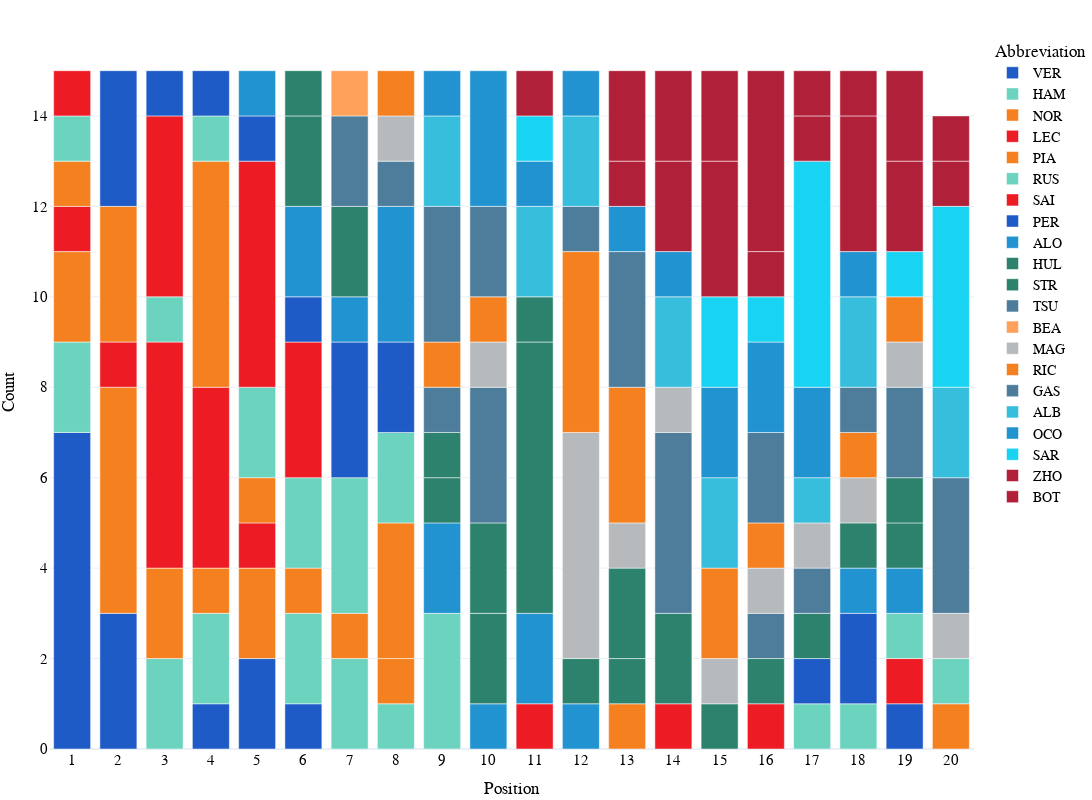

Source (notebook cell):
### Code cell
fig=px.bar(grouped, 
           x="Position", 
           y='Count', 
           color='Abbreviation',
        #    title="Race Position Counts By Driver for the {} F1 Season".format(year),
           height=800, 
           width=1200, 
           template="plotly_white",
           color_discrete_map={
                "ALB": "#64C4FF",
                 "ALO": "#229971",
                 "BOT": "#52e252",
                 "COL": "#37BEDD",
                 "GAS": "#0093cc",
                 "HAM": "#27F4D2",
                 "HUL": "#B6BABD",
                 "LEC": "#E80020",
                 "MAG": "#B6BABD",
                 "NOR": "#FF8000",
                 "OCO": "#0093cc",
                 "PER": "#3671C6",
                 "PIA": "#FF8000",
                 "RIC": "#6692FF",
                 "RUS": "#27F4D2",
                 "SAI": "#E80020",
                 "SAR": "#37BEDD",
                 "STR": "#229971",
                 "TSU": "#6692FF",
                 "VER": "#3671C6",
                 "ZHO": "#52e252"
            },
            )

fig.update_layout(
    hoverlabel=dict(
        bgcolor="white",
        font_size=16,
        font_family="PT Sans Narrow"
    ),
    title_x=0.5,
    yaxis = dict(tickfont = dict(size=15)),
    xaxis = dict(tickfont = dict(size=15),
    tickmode = 'linear',
    tick0 = 1,
    dtick = 1),
    font=dict(
        family="PT Sans Narrow",
        size=14,
        color="Black"
    ),
    title_font_family="PT Sans Narrow",
        margin=dict(l=5, r=5, t=35, b=5)
)
# fig.update_traces(marker={'size': 12})

### Figure 1 — Plotly figure (JSON) as saved in the notebook; plotly's stock layout.template omitted (floating-point values rounded to 4 significant figures)
{"data": [{"alignmentgroup": "True", "hovertemplate": "Abbreviation=VER<br>Position=%{x}<br>Count=%{y}<extra></extra>", "legendgroup": "VER", "marker": {"color": "#1e5bc6", "pattern": {"shape": ""}}, "name": "VER", "offsetgroup": "VER", "orientation": "v", "showlegend": true, "textposition": "auto", "type": "bar", "x": [1, 2, 4, 5, 6, 19], "xaxis": "x", "y": [7, 3, 1, 2, 1, 1], "yaxis": "y"}, {"alignmentgroup": "True", "hovertemplate": "Abbreviation=HAM<br>Position=%{x}<br>Count=%{y}<extra></extra>", "legendgroup": "HAM", "marker": {"color": "#6CD3BF", "pattern": {"shape": ""}}, "name": "HAM", "offsetgroup": "HAM", "orientation": "v", "showlegend": true, "textposition": "auto", "type": "bar", "x": [1, 3, 4, 6, 7, 8, 9, 18], "xaxis": "x", "y": [2, 2, 2, 2, 2, 1, 3, 1], "yaxis": "y"}, {"alignmentgroup": "True", "hovertemplate": "Abbreviation=NOR<br>Position=%{x}<br>Count=%{y}<extra></extra>", "legendgroup": "NOR", "marker": {"color": "#f58020", "pattern": {"shape": ""}}, "name": "NOR", "offsetgroup": "NOR", "orientation": "v", "showlegend": true, "textposition": "auto", "type": "bar", "x": [1, 2, 3, 4, 5, 6, 8, 20], "xaxis": "x", "y": [2, 5, 2, 1, 2, 1, 1, 1], "yaxis": "y"}, {"alignmentgroup": "True", "hovertemplate": "Abbreviation=LEC<br>Position=%{x}<br>Count=%{y}<extra></extra>", "legendgroup": "LEC", "marker": {"color": "#ed1c24", "pattern": {"shape": ""}}, "name": "LEC", "offsetgroup": "LEC", "orientation": "v", "showlegend": true, "textposition": "auto", "type": "bar", "x": [1, 2, 3, 4, 5, 11, 14, 19], "xaxis": "x", "y": [1, 1, 5, 4, 1, 1, 1, 1], "yaxis": "y"}, {"alignmentgroup": "True", "hovertemplate": "Abbreviation=PIA<br>Position=%{x}<br>Count=%{y}<extra></extra>", "legendgroup": "PIA", "marker": {"color": "#F58020", "pattern": {"shape": ""}}, "name": "PIA", "offsetgroup": "PIA", "orientation": "v", "showlegend": true, "textposition": "auto", "type": "bar", "x": [1, 2, 4, 5, 7, 8, 13], "xaxis": "x", "y": [1, 3, 5, 1, 1, 3, 1], "yaxis": "y"}, {"alignmentgroup": "True", "hovertemplate": "Abbreviation=RUS<br>Position=%{x}<br>Count=%{y}<extra></extra>", "legendgroup": "RUS", "marker": {"color": "#6CD3BF", "pattern": {"shape": ""}}, "name": "RUS", "offsetgroup": "RUS", "orientation": "v", "showlegend": true, "textposition": "auto", "type": "bar", "x": [1, 3, 4, 5, 6, 7, 8, 17, 19, 20], "xaxis": "x", "y": [1, 1, 1, 2, 2, 3, 2, 1, 1, 1], "yaxis": "y"}, {"alignmentgroup": "True", "hovertemplate": "Abbreviation=SAI<br>Position=%{x}<br>Count=%{y}<extra></extra>", "legendgroup": "SAI", "marker": {"color": "#ed1c24", "pattern": {"shape": ""}}, "name": "SAI", "offsetgroup": "SAI", "orientation": "v", "showlegend": true, "textposition": "auto", "type": "bar", "x": [1, 3, 5, 6, 16], "xaxis": "x", "y": [1, 4, 5, 3, 1], "yaxis": "y"}, {"alignmentgroup": "True", "hovertemplate": "Abbreviation=PER<br>Position=%{x}<br>Count=%{y}<extra></extra>", "legendgroup": "PER", "marker": {"color": "#1e5bc6", "pattern": {"shape": ""}}, "name": "PER", "offsetgroup": "PER", "orientation": "v", "showlegend": true, "textposition": "auto", "type": "bar", "x": [2, 3, 4, 5, 6, 7, 8, 17, 18], "xaxis": "x", "y": [3, 1, 1, 1, 1, 3, 2, 1, 2], "yaxis": "y"}, {"alignmentgroup": "True", "hovertemplate": "Abbreviation=ALO<br>Position=%{x}<br>Count=%{y}<extra></extra>", "legendgroup": "ALO", "marker": {"color": "#2293d1", "pattern": {"shape": ""}}, "name": "ALO", "offsetgroup": "ALO", "orientation": "v", "showlegend": true, "textposition": "auto", "type": "bar", "x": [5, 6, 7, 8, 9, 10, 11, 12, 18, 19], "xaxis": "x", "y": [1, 2, 1, 3, 2, 1, 2, 1, 1, 1], "yaxis": "y"}, {"alignmentgroup": "True", "hovertemplate": "Abbreviation=HUL<br>Position=%{x}<br>Count=%{y}<extra></extra>", "legendgroup": "HUL", "marker": {"color": "#2d826d", "pattern": {"shape": ""}}, "name": "HUL", "offsetgroup": "HUL", "orientation": "v", "showlegend": true, "textposition": "auto", "type": "bar", "x": [6, 9, 10, 11, 13, 16, 18, 19], "xaxis": "x", "y": [2, 1, 2, 6, 1, 1, 1, 1], "yaxis": "y"}, {"alignmentgroup": "True", "hovertemplate": "Abbreviation=STR<br>Position=%{x}<br>Count=%{y}<extra></extra>", "legendgroup": "STR", "marker": {"color": "#2d826d", "pattern": {"shape": ""}}, "name": "STR", "offsetgroup": "STR", "orientation": "v", "showlegend": true, "textposition": "auto", "type": "bar", "x": [6, 7, 9, 10, 11, 12, 13, 14, 15, 17, 19], "xaxis": "x", "y": [1, 2, 1, 2, 1, 1, 2, 2, 1, 1, 1], "yaxis": "y"}, {"alignmentgroup": "True", "hovertemplate": "Abbreviation=TSU<br>Position=%{x}<br>Count=%{y}<extra></extra>", "legendgroup": "TSU", "marker": {"color": "#4e7c9b", "pattern": {"shape": ""}}, "name": "TSU", "offsetgroup": "TSU", "orientation": "v", "showlegend": true, "textposition": "auto", "type": "bar", "x": [7, 8, 9, 10, 14, 16, 17, 19], "xaxis": "x", "y": [2, 1, 1, 3, 4, 1, 1, 2], "yaxis": "y"}, {"alignmentgroup": "True", "hovertemplate": "Abbreviation=BEA<br>Position=%{x}<br>Count=%{y}<extra></extra>", "legendgroup": "BEA", "marker": {"color": "#FFA15A", "pattern": {"shape": ""}}, "name": "BEA", "offsetgroup": "BEA", "orientation": "v", "showlegend": true, "textposition": "auto", "type": "bar", "x": [7], "xaxis": "x", "y": [1], "yaxis": "y"}, {"alignmentgroup": "True", "hovertemplate": "Abbreviation=MAG<br>Position=%{x}<br>Count=%{y}<extra></extra>", "legendgroup": "MAG", "marker": {"color": "#b6babd", "pattern": {"shape": ""}}, "name": "MAG", "offsetgroup": "MAG", "orientation": "v", "showlegend": true, "textposition": "auto", "type": "bar", "x": [8, 10, 12, 13, 14, 15, 16, 17, 18, 19, 20], "xaxis": "x", "y": [1, 1, 5, 1, 1, 1, 1, 1, 1, 1, 1], "yaxis": "y"}, {"alignmentgroup": "True", "hovertemplate": "Abbreviation=RIC<br>Position=%{x}<br>Count=%{y}<extra></extra>", "legendgroup": "RIC", "marker": {"color": "#f58020", "pattern": {"shape": ""}}, "name": "RIC", "offsetgroup": "RIC", "orientation": "v", "showlegend": true, "textposition": "auto", "type": "bar", "x": [8, 9, 10, 12, 13, 15, 16, 18, 19], "xaxis": "x", "y": [1, 1, 1, 4, 3, 2, 1, 1, 1], "yaxis": "y"}, {"alignmentgroup": "True", "hovertemplate": "Abbreviation=GAS<br>Position=%{x}<br>Count=%{y}<extra></extra>", "legendgroup": "GAS", "marker": {"color": "#4e7c9b", "pattern": {"shape": ""}}, "name": "GAS", "offsetgroup": "GAS", "orientation": "v", "showlegend": true, "textposition": "auto", "type": "bar", "x": [9, 10, 12, 13, 16, 18, 20], "xaxis": "x", "y": [3, 2, 1, 3, 2, 1, 3], "yaxis": "y"}, {"alignmentgroup": "True", "hovertemplate": "Abbreviation=ALB<br>Position=%{x}<br>Count=%{y}<extra></extra>", "legendgroup": "ALB", "marker": {"color": "#37BEDD", "pattern": {"shape": ""}}, "name": "ALB", "offsetgroup": "ALB", "orientation": "v", "showlegend": true, "textposition": "auto", "type": "bar", "x": [9, 11, 12, 14, 15, 17, 18, 20], "xaxis": "x", "y": [2, 2, 2, 2, 2, 1, 2, 2], "yaxis": "y"}, {"alignmentgroup": "True", "hovertemplate": "Abbreviation=OCO<br>Position=%{x}<br>Count=%{y}<extra></extra>", "legendgroup": "OCO", "marker": {"color": "#2293d1", "pattern": {"shape": ""}}, "name": "OCO", "offsetgroup": "OCO", "orientation": "v", "showlegend": true, "textposition": "auto", "type": "bar", "x": [9, 10, 11, 12, 13, 14, 15, 16, 17, 18], "xaxis": "x", "y": [1, 3, 1, 1, 1, 1, 2, 2, 2, 1], "yaxis": "y"}, {"alignmentgroup": "True", "hovertemplate": "Abbreviation=SAR<br>Position=%{x}<br>Count=%{y}<extra></extra>", "legendgroup": "SAR", "marker": {"color": "#19d3f3", "pattern": {"shape": ""}}, "name": "SAR", "offsetgroup": "SAR", "orientation": "v", "showlegend": true, "textposition": "auto", "type": "bar", "x": [11, 15, 16, 17, 19, 20], "xaxis": "x", "y": [1, 2, 1, 5, 1, 4], "yaxis": "y"}, {"alignmentgroup": "True", "hovertemplate": "Abbreviation=ZHO<br>Position=%{x}<br>Count=%{y}<extra></extra>", "legendgroup": "ZHO", "marker": {"color": "#b12039", "pattern": {"shape": ""}}, "name": "ZHO", "offsetgroup": "ZHO", "orientation": "v", "showlegend": true, "textposition": "auto", "type": "bar", "x": [11, 13, 14, 15, 16, 17, 18, 19, 20], "xaxis": "x", "y": [1, 1, 2, 3, 1, 1, 3, 2, 1], "yaxis": "y"}, {"alignmentgroup": "True", "hovertemplate": "Abbreviation=BOT<br>Position=%{x}<br>Count=%{y}<extra></extra>", "legendgroup": "BOT", "marker": {"color": "#b12039", "pattern": {"shape": ""}}, "name": "BOT", "offsetgroup": "BOT", "orientation": "v", "showlegend": true, "textposition": "auto", "type": "bar", "x": [13, 14, 15, 16, 17, 18, 19, 20], "xaxis": "x", "y": [2, 2, 2, 4, 1, 1, 2, 1], "yaxis": "y"}], "layout": {"barmode": "relative", "font": {"color": "Black", "family": "PT Sans Narrow", "size": 14}, "height": 800, "hoverlabel": {"bgcolor": "white", "font": {"family": "PT Sans Narrow", "size": 16}}, "legend": {"title": {"text": "Abbreviation"}, "tracegroupgap": 0}, "margin": {"b": 5, "l": 5, "r": 5, "t": 35}, "title": {"font": {"family": "PT Sans Narrow"}, "x": 0.5}, "width": 1200, "xaxis": {"anchor": "y", "domain": [0, 1], "dtick": 1, "tick0": 1, "tickfont": {"size": 15}, "tickmode": "linear", "title": {"text": "Position"}}, "yaxis": {"anchor": "x", "domain": [0, 1], "tickfont": {"size": 15}, "title": {"text": "Count"}}}}
